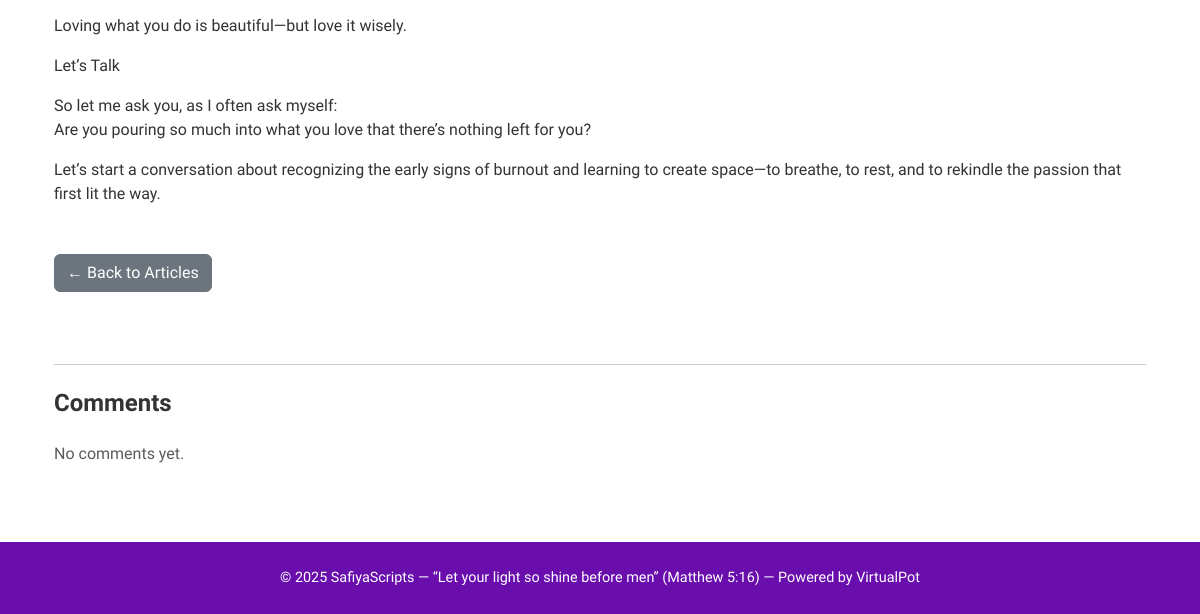
Page /articles/7/ (lower part) on the earlier database version.
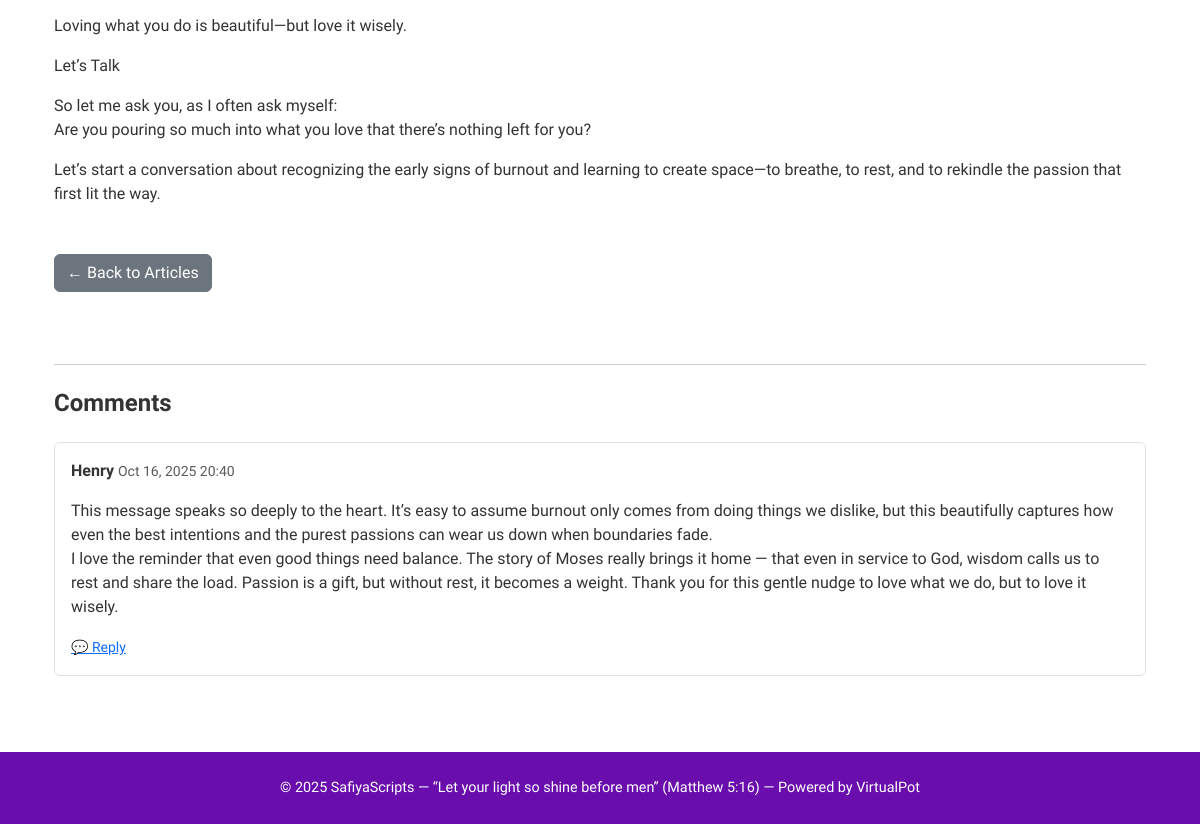
Same page on the later database version.
### articles/models.py (models this page shows, shortened)
class Comment(models.Model):
    article = models.ForeignKey(Article, related_name='comments', on_delete=models.CASCADE)
    user = models.ForeignKey(User, on_delete=models.CASCADE, blank=True, null=True)
    parent = models.ForeignKey('self', null=True, blank=True, related_name='replies', on_delete=models.CASCADE)
    name = models.CharField(max_length=100)
    email = models.EmailField(blank=True, null=True)
    content = models.TextField()
    created_at = models.DateTimeField(default=timezone.now)
    class Meta:
        ordering = ['created_at']

### articles/views.py (the view, shortened to what this page needs)
def article_detail(request, pk):
    article = get_object_or_404(Article, pk=pk)
    comments = article.comments.filter(parent__isnull=True).select_related('user')
    comment_form = CommentForm()
    context = {
        'article': article,
        'comments': comments,
        'comment_form': comment_form,
    }
    return render(request, 'articles/article_detail.html', context)

### templates/articles/article_detail.html (shortened to what this page needs)
{% extends "base_admin.html" %}
{% block content %}
<div class="container mt-4">
  <div class="article-body mb-5">
    <p class="fs-5">{{ article.full_description|linebreaks }}</p>
  </div>
  {% if request.user.is_staff %}
    <a href="{% url 'articles:article_list' %}" class="btn btn-secondary mb-5">
      ← Back to Articles
    </a>
  {% else %}
    <a href="{% url 'articles:article_list_public' %}" class="btn btn-secondary mb-5">
      ← Back to Articles
    </a>
  {% endif %}
  <hr class="my-4">
  <h4 class="mb-4 fw-semibold">Comments</h4>
  <div class="mt-3">
    {% if comments %}
      {% for comment in comments %}
        {% include "articles/comment_thread.html" with comment=comment %}
      {% endfor %}
    {% else %}
      <p class="text-muted">No comments yet.</p>
    {% endif %}
  </div>
</div>
{% endblock %}

### templates/articles/comment_thread.html (shortened to what this page needs)
<div class="border rounded p-3 mb-3" id="comment-{{ comment.id }}">
  <p><strong>{{ comment.name }}</strong> <small class="text-muted">{{ comment.created_at|date:"M d, Y H:i" }}</small></p>
  <p>{{ comment.content|linebreaks }}</p>
  <a href="#" class="text-primary small reply-link" data-comment="{{ comment.id }}">
    💬 Reply
  </a>
</div>

Differences in the rows shown:
added Comment: name "Henry", created_at "Oct 16, 2025 20:40", content "This message speaks so deeply to the heart. It’s easy to assume burnout only comes from doing things we dislike, but this beautifully captures how even the best intentions and the purest passions can wear us down when boundaries fade. I love the reminder that even good things need balance. The story of Moses really brings it home — that even in service to God, wisdom calls us to rest and share the load. Passion is a gift, but without rest, it becomes a weight. Thank you for this gentle nudge to love what we do, but to love it wisely."
Other differences:
text no longer shown: "No comments yet."
